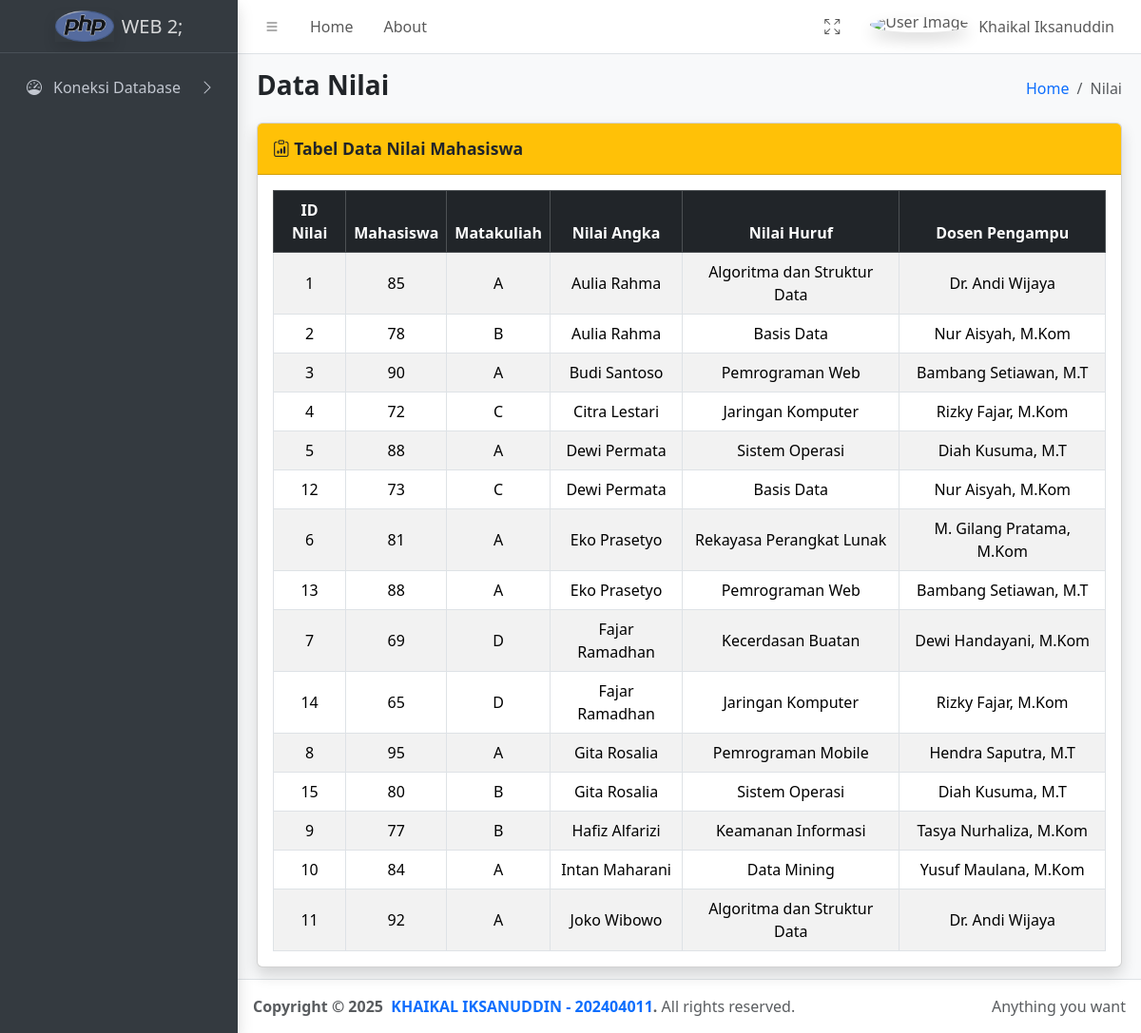
Page /nilai.php on the committed database.
### tables this page shows
CREATE TABLE `tbl_nilai` (
  `id_nilai` int(11) NOT NULL,
  `nilai` double DEFAULT NULL,
  `nilaiHuruf` char(1) DEFAULT NULL,
  `kodeMatkul` varchar(10) DEFAULT NULL,
  `nim` int(11) DEFAULT NULL,
  `nidn` int(11) DEFAULT NULL
);

CREATE TABLE `tbl_mahasiswa` (
  `nim` int(11) NOT NULL,
  `nama` varchar(120) DEFAULT NULL,
  `prodi` varchar(120) DEFAULT NULL,
  `angkatan` int(11) DEFAULT NULL,
  `email` char(50) DEFAULT NULL
);

CREATE TABLE `tbl_matkul` (
  `kodeMatkul` varchar(10) NOT NULL,
  `namaMatkul` varchar(120) DEFAULT NULL,
  `sks` int(11) DEFAULT NULL,
  `nidn` int(11) DEFAULT NULL
);

CREATE TABLE `tbl_dosen` (
  `nidn` int(11) NOT NULL,
  `nama` varchar(120) DEFAULT NULL,
  `prodi` varchar(120) DEFAULT NULL,
  `email` char(50) DEFAULT NULL
);

### nilai.php (the view)
<?php
include('komponen/header.php');
include('komponen/topbar.php');
include('komponen/sidebar.php');
include('komponen/koneksi.php');
?>
<main class="app-main">
    <div class="app-content-header">
        <div class="container-fluid">
            <div class="row">
                <div class="col-sm-6">
                    <h3 class="mb-0 fw-bold">Data Nilai</h3>
                </div>
                <div class="col-sm-6">
                    <ol class="breadcrumb float-sm-end">
                        <li class="breadcrumb-item"><a href="#">Home</a></li>
                        <li class="breadcrumb-item active">Nilai</li>
                    </ol>
                </div>
            </div>
        </div>
    </div>
    <div class="app-content">
        <div class="container-fluid">
            <div class="card shadow">
                <div class="card-header bg-warning text-dark">
                    <h3 class="card-title fw-bold">
                        <i class="bi bi-clipboard-data"></i> Tabel Data Nilai Mahasiswa
                    </h3>
                </div>
                <div class="card-body table-responsive">
                    <table class="table table-bordered table-striped table-hover align-middle">
                        <thead class="table-dark text-center">
                            <tr>
                                <th>ID Nilai</th>
                                <th>Mahasiswa</th>
                                <th>Matakuliah</th>
                                <th>Nilai Angka</th>
                                <th>Nilai Huruf</th>
                                <th>Dosen Pengampu</th>
                            </tr>
                        </thead>
                        <tbody>
                            <?php
                            $sql = "
            SELECT n.id_nilai, n.nilai, n.nilaiHuruf,
                   mhs.nama AS mahasiswa,
                   mk.namaMatkul AS matkul,
                   d.nama AS dosen
            FROM tbl_nilai n
            JOIN tbl_mahasiswa mhs ON n.nim = mhs.nim
            JOIN tbl_matkul mk ON n.kodeMatkul = mk.kodeMatkul
            JOIN tbl_dosen d ON n.nidn = d.nidn
            ";
                            $query = mysqli_query($conn, $sql);
                            while ($row = mysqli_fetch_array($query)) :
                            ?>
                                <tr>
                                    <td class="text-center"><?php echo $row[0]; ?></td>
                                    <td class="text-center"><?php echo $row[1]; ?></td>
                                    <td class="text-center"><?php echo $row[2]; ?></td>
                                    <td class="text-center"><?php echo $row[3]; ?></td>
                                    <td class="text-center"><?php echo $row[4]; ?></td>
                                    <td class="text-center"><?php echo $row[5]; ?></td>
                                </tr>
                            <?php endwhile; ?>
                        </tbody>
                    </table>
                </div>
            </div>
        </div>
    </div>
</main>
<?php
include('komponen/footer.php');
?>

### rows in the picture
tbl_nilai: id_nilai "1", nilai "85", nilaiHuruf "A", nim.nama "Aulia Rahma", kodeMatkul.namaMatkul "Algoritma dan Struktur Data", nidn.nama "Dr. Andi Wijaya"
tbl_nilai: id_nilai "2", nilai "78", nilaiHuruf "B", nim.nama "Aulia Rahma", kodeMatkul.namaMatkul "Basis Data", nidn.nama "Nur Aisyah, M.Kom"
tbl_nilai: id_nilai "3", nilai "90", nilaiHuruf "A", nim.nama "Budi Santoso", kodeMatkul.namaMatkul "Pemrograman Web", nidn.nama "Bambang Setiawan, M.T"
tbl_nilai: id_nilai "4", nilai "72", nilaiHuruf "C", nim.nama "Citra Lestari", kodeMatkul.namaMatkul "Jaringan Komputer", nidn.nama "Rizky Fajar, M.Kom"
tbl_nilai: id_nilai "5", nilai "88", nilaiHuruf "A", nim.nama "Dewi Permata", kodeMatkul.namaMatkul "Sistem Operasi", nidn.nama "Diah Kusuma, M.T"
tbl_nilai: id_nilai "12", nilai "73", nilaiHuruf "C", nim.nama "Dewi Permata", kodeMatkul.namaMatkul "Basis Data", nidn.nama "Nur Aisyah, M.Kom"
tbl_nilai: id_nilai "6", nilai "81", nilaiHuruf "A", nim.nama "Eko Prasetyo", kodeMatkul.namaMatkul "Rekayasa Perangkat Lunak", nidn.nama "M. Gilang Pratama, M.Kom"
tbl_nilai: id_nilai "13", nilai "88", nilaiHuruf "A", nim.nama "Eko Prasetyo", kodeMatkul.namaMatkul "Pemrograman Web", nidn.nama "Bambang Setiawan, M.T"
tbl_nilai: id_nilai "7", nilai "69", nilaiHuruf "D", nim.nama "Fajar Ramadhan", kodeMatkul.namaMatkul "Kecerdasan Buatan", nidn.nama "Dewi Handayani, M.Kom"
tbl_nilai: id_nilai "14", nilai "65", nilaiHuruf "D", nim.nama "Fajar Ramadhan", kodeMatkul.namaMatkul "Jaringan Komputer", nidn.nama "Rizky Fajar, M.Kom"
tbl_nilai: id_nilai "8", nilai "95", nilaiHuruf "A", nim.nama "Gita Rosalia", kodeMatkul.namaMatkul "Pemrograman Mobile", nidn.nama "Hendra Saputra, M.T"
tbl_nilai: id_nilai "15", nilai "80", nilaiHuruf "B", nim.nama "Gita Rosalia", kodeMatkul.namaMatkul "Sistem Operasi", nidn.nama "Diah Kusuma, M.T"
tbl_nilai: id_nilai "9", nilai "77", nilaiHuruf "B", nim.nama "Hafiz Alfarizi", kodeMatkul.namaMatkul "Keamanan Informasi", nidn.nama "Tasya Nurhaliza, M.Kom"
tbl_nilai: id_nilai "10", nilai "84", nilaiHuruf "A", nim.nama "Intan Maharani", kodeMatkul.namaMatkul "Data Mining", nidn.nama "Yusuf Maulana, M.Kom"
tbl_nilai: id_nilai "11", nilai "92", nilaiHuruf "A", nim.nama "Joko Wibowo", kodeMatkul.namaMatkul "Algoritma dan Struktur Data", nidn.nama "Dr. Andi Wijaya"
